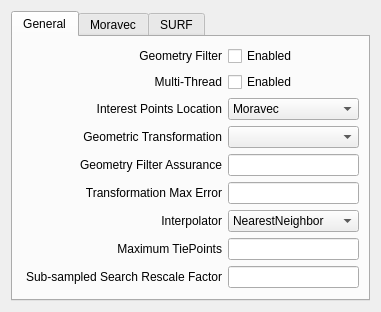
<?xml version="1.0" encoding="UTF-8"?>
<ui version="4.0">
 <class>TiePointLocatorParametersWidgetForm</class>
 <widget class="QWidget" name="TiePointLocatorParametersWidgetForm">
  <property name="geometry">
   <rect>
    <x>0</x>
    <y>0</y>
    <width>381</width>
    <height>285</height>
   </rect>
  </property>
  <property name="minimumSize">
   <size>
    <width>380</width>
    <height>0</height>
   </size>
  </property>
  <property name="windowTitle">
   <string>Tie Point Locator Parameters</string>
  </property>
  <layout class="QGridLayout" name="gridLayout_4">
   <item row="0" column="0">
    <widget class="QTabWidget" name="m_optionsTabWidget">
     <property name="sizePolicy">
      <sizepolicy hsizetype="MinimumExpanding" vsizetype="MinimumExpanding">
       <horstretch>0</horstretch>
       <verstretch>0</verstretch>
      </sizepolicy>
     </property>
     <property name="minimumSize">
      <size>
       <width>340</width>
       <height>0</height>
      </size>
     </property>
     <property name="currentIndex">
      <number>0</number>
     </property>
     <widget class="QWidget" name="tab_4">
      <attribute name="title">
       <string>General</string>
      </attribute>
      <layout class="QGridLayout" name="gridLayout_2">
       <item row="0" column="0">
        <widget class="QLabel" name="m_glLabel">
         <property name="minimumSize">
          <size>
           <width>200</width>
           <height>0</height>
          </size>
         </property>
         <property name="maximumSize">
          <size>
           <width>200</width>
           <height>16777215</height>
          </size>
         </property>
         <property name="toolTip">
          <string>Enable/disable the geometry filter/outliers remotion</string>
         </property>
         <property name="text">
          <string>Geometry Filter</string>
         </property>
         <property name="alignment">
          <set>Qt::AlignRight|Qt::AlignTrailing|Qt::AlignVCenter</set>
         </property>
        </widget>
       </item>
       <item row="0" column="1">
        <widget class="QCheckBox" name="m_enableGeometryFilterCheckBox">
         <property name="toolTip">
          <string>Enable/disable the geometry filter/outliers remotion</string>
         </property>
         <property name="text">
          <string>Enabled</string>
         </property>
        </widget>
       </item>
       <item row="1" column="0">
        <widget class="QLabel" name="m_mtLabel">
         <property name="minimumSize">
          <size>
           <width>200</width>
           <height>0</height>
          </size>
         </property>
         <property name="maximumSize">
          <size>
           <width>200</width>
           <height>16777215</height>
          </size>
         </property>
         <property name="toolTip">
          <string>Enable/Disable the use of multi-threads</string>
         </property>
         <property name="text">
          <string>Multi-Thread</string>
         </property>
         <property name="alignment">
          <set>Qt::AlignRight|Qt::AlignTrailing|Qt::AlignVCenter</set>
         </property>
        </widget>
       </item>
       <item row="1" column="1">
        <widget class="QCheckBox" name="m_enableMultiThreadCheckBox">
         <property name="toolTip">
          <string>Enable/Disable the use of multi-threads</string>
         </property>
         <property name="text">
          <string>Enabled</string>
         </property>
        </widget>
       </item>
       <item row="2" column="0">
        <widget class="QLabel" name="m_iplLabel">
         <property name="minimumSize">
          <size>
           <width>200</width>
           <height>0</height>
          </size>
         </property>
         <property name="maximumSize">
          <size>
           <width>200</width>
           <height>16777215</height>
          </size>
         </property>
         <property name="text">
          <string>Interest Points Location</string>
         </property>
         <property name="alignment">
          <set>Qt::AlignRight|Qt::AlignTrailing|Qt::AlignVCenter</set>
         </property>
        </widget>
       </item>
       <item row="2" column="1">
        <widget class="QComboBox" name="m_interesPointsLocationStrategyComboBox">
         <item>
          <property name="text">
           <string>Moravec</string>
          </property>
         </item>
         <item>
          <property name="text">
           <string>SURF</string>
          </property>
         </item>
        </widget>
       </item>
       <item row="3" column="0">
        <widget class="QLabel" name="m_gtLabel">
         <property name="minimumSize">
          <size>
           <width>200</width>
           <height>0</height>
          </size>
         </property>
         <property name="maximumSize">
          <size>
           <width>200</width>
           <height>16777215</height>
          </size>
         </property>
         <property name="text">
          <string>Geometric Transformation</string>
         </property>
         <property name="alignment">
          <set>Qt::AlignRight|Qt::AlignTrailing|Qt::AlignVCenter</set>
         </property>
        </widget>
       </item>
       <item row="3" column="1">
        <widget class="QComboBox" name="m_geomTransfNameComboBox"/>
       </item>
       <item row="4" column="0">
        <widget class="QLabel" name="label_5">
         <property name="minimumSize">
          <size>
           <width>200</width>
           <height>0</height>
          </size>
         </property>
         <property name="maximumSize">
          <size>
           <width>200</width>
           <height>16777215</height>
          </size>
         </property>
         <property name="toolTip">
          <string>Geometry assurance (the error-free selection percent assurance) - valid range (0-1) - Use 0-zero to let this number be automatically found.</string>
         </property>
         <property name="text">
          <string>Geometry Filter Assurance</string>
         </property>
         <property name="alignment">
          <set>Qt::AlignRight|Qt::AlignTrailing|Qt::AlignVCenter</set>
         </property>
        </widget>
       </item>
       <item row="4" column="1">
        <widget class="QLineEdit" name="m_geometryFilterAssuranceLineEdit">
         <property name="toolTip">
          <string>Geometry assurance (the error-free selection percent assurance) - valid range (0-1) - Use 0-zero to let this number be automatically found.</string>
         </property>
        </widget>
       </item>
       <item row="5" column="0">
        <widget class="QLabel" name="label_17">
         <property name="minimumSize">
          <size>
           <width>200</width>
           <height>0</height>
          </size>
         </property>
         <property name="maximumSize">
          <size>
           <width>200</width>
           <height>16777215</height>
          </size>
         </property>
         <property name="toolTip">
          <string>The maximum allowed transformation error (pixel units)</string>
         </property>
         <property name="text">
          <string>Transformation Max Error</string>
         </property>
         <property name="alignment">
          <set>Qt::AlignRight|Qt::AlignTrailing|Qt::AlignVCenter</set>
         </property>
        </widget>
       </item>
       <item row="5" column="1">
        <widget class="QLineEdit" name="m_geomTransfMaxErrorLineEdit">
         <property name="toolTip">
          <string>The maximum allowed transformation error (pixel units)</string>
         </property>
        </widget>
       </item>
       <item row="6" column="0">
        <widget class="QLabel" name="m_interLabel">
         <property name="minimumSize">
          <size>
           <width>200</width>
           <height>0</height>
          </size>
         </property>
         <property name="maximumSize">
          <size>
           <width>200</width>
           <height>16777215</height>
          </size>
         </property>
         <property name="toolTip">
          <string>The raster interpolator method</string>
         </property>
         <property name="text">
          <string>Interpolator</string>
         </property>
         <property name="alignment">
          <set>Qt::AlignRight|Qt::AlignTrailing|Qt::AlignVCenter</set>
         </property>
        </widget>
       </item>
       <item row="6" column="1">
        <widget class="QComboBox" name="m_interpMethodComboBox">
         <property name="toolTip">
          <string>The raster interpolator method</string>
         </property>
         <item>
          <property name="text">
           <string>NearestNeighbor</string>
          </property>
         </item>
         <item>
          <property name="text">
           <string>Bilinear</string>
          </property>
         </item>
         <item>
          <property name="text">
           <string>Bicubic</string>
          </property>
         </item>
        </widget>
       </item>
       <item row="7" column="0">
        <widget class="QLabel" name="label_19">
         <property name="minimumSize">
          <size>
           <width>200</width>
           <height>0</height>
          </size>
         </property>
         <property name="maximumSize">
          <size>
           <width>200</width>
           <height>16777215</height>
          </size>
         </property>
         <property name="toolTip">
          <string>The maximum number of tie-points to generate (0 - Automatically found)</string>
         </property>
         <property name="text">
          <string>Maximum TiePoints</string>
         </property>
         <property name="alignment">
          <set>Qt::AlignRight|Qt::AlignTrailing|Qt::AlignVCenter</set>
         </property>
        </widget>
       </item>
       <item row="7" column="1">
        <widget class="QLineEdit" name="m_maxTiePointsLineEdit">
         <property name="toolTip">
          <string>The maximum number of tie-points to generate (0 - Automatically found)</string>
         </property>
        </widget>
       </item>
       <item row="8" column="0">
        <widget class="QLabel" name="label_30">
         <property name="minimumSize">
          <size>
           <width>200</width>
           <height>0</height>
          </size>
         </property>
         <property name="maximumSize">
          <size>
           <width>200</width>
           <height>16777215</height>
          </size>
         </property>
         <property name="toolTip">
          <string>The maximum number of tie-points to generate (0 - Automatically found)</string>
         </property>
         <property name="text">
          <string>Sub-sampled Search Rescale Factor</string>
         </property>
         <property name="alignment">
          <set>Qt::AlignRight|Qt::AlignTrailing|Qt::AlignVCenter</set>
         </property>
        </widget>
       </item>
       <item row="8" column="1">
        <widget class="QLineEdit" name="m_rescaleFactorLineEdit">
         <property name="toolTip">
          <string>Sub-sampled optimization tie-points search rescale factor ( 1 - subsample optimization disabled, valid range: non-zero positive values)</string>
         </property>
        </widget>
       </item>
      </layout>
     </widget>
     <widget class="QWidget" name="tab_5">
      <attribute name="title">
       <string>Moravec</string>
      </attribute>
      <layout class="QGridLayout" name="gridLayout_3">
       <item row="3" column="0">
        <widget class="QLabel" name="label_22">
         <property name="minimumSize">
          <size>
           <width>200</width>
           <height>0</height>
          </size>
         </property>
         <property name="maximumSize">
          <size>
           <width>200</width>
           <height>16777215</height>
          </size>
         </property>
         <property name="toolTip">
          <string>The Moravec window width used to locate canditate tie-points (minimum 3)</string>
         </property>
         <property name="text">
          <string>Moravec Window Width</string>
         </property>
         <property name="alignment">
          <set>Qt::AlignRight|Qt::AlignTrailing|Qt::AlignVCenter</set>
         </property>
        </widget>
       </item>
       <item row="1" column="1">
        <widget class="QLineEdit" name="m_gaussianFilterIterationsLineEdit">
         <property name="toolTip">
          <string>The number of noise Gaussin iterations, when applicable (used to remove image noise, zero will disable the Gaussian Filter)</string>
         </property>
        </widget>
       </item>
       <item row="2" column="1">
        <widget class="QLineEdit" name="m_minAbsCorrelationLineEdit">
         <property name="toolTip">
          <string>The minimum acceptable absolute correlation value when matching features (valid range: [0,1])</string>
         </property>
        </widget>
       </item>
       <item row="3" column="1">
        <widget class="QLineEdit" name="m_moravecWindowWidthLineEdit">
         <property name="toolTip">
          <string>The Moravec window width used to locate canditate tie-points (minimum 3)</string>
         </property>
        </widget>
       </item>
       <item row="0" column="1">
        <widget class="QLineEdit" name="m_correlationWindowWidthLineEdit">
         <property name="toolTip">
          <string>The correlation window width used to correlate points between the images (minimum 3)</string>
         </property>
        </widget>
       </item>
       <item row="1" column="0">
        <widget class="QLabel" name="label_20">
         <property name="minimumSize">
          <size>
           <width>200</width>
           <height>0</height>
          </size>
         </property>
         <property name="maximumSize">
          <size>
           <width>200</width>
           <height>16777215</height>
          </size>
         </property>
         <property name="toolTip">
          <string>The number of noise Gaussin iterations, when applicable (used to remove image noise, zero will disable the Gaussian Filter)</string>
         </property>
         <property name="text">
          <string>Gaussian Filter Iterations</string>
         </property>
         <property name="alignment">
          <set>Qt::AlignRight|Qt::AlignTrailing|Qt::AlignVCenter</set>
         </property>
        </widget>
       </item>
       <item row="2" column="0">
        <widget class="QLabel" name="label_21">
         <property name="minimumSize">
          <size>
           <width>200</width>
           <height>0</height>
          </size>
         </property>
         <property name="maximumSize">
          <size>
           <width>200</width>
           <height>16777215</height>
          </size>
         </property>
         <property name="toolTip">
          <string>The minimum acceptable absolute correlation value when matching features (valid range: [0,1])</string>
         </property>
         <property name="text">
          <string>Minimum Correlation</string>
         </property>
         <property name="alignment">
          <set>Qt::AlignRight|Qt::AlignTrailing|Qt::AlignVCenter</set>
         </property>
        </widget>
       </item>
       <item row="0" column="0">
        <widget class="QLabel" name="label">
         <property name="minimumSize">
          <size>
           <width>200</width>
           <height>0</height>
          </size>
         </property>
         <property name="maximumSize">
          <size>
           <width>200</width>
           <height>16777215</height>
          </size>
         </property>
         <property name="toolTip">
          <string>The correlation window width used to correlate points between the images (minimum 3)</string>
         </property>
         <property name="text">
          <string>Correlation Window Width</string>
         </property>
         <property name="alignment">
          <set>Qt::AlignRight|Qt::AlignTrailing|Qt::AlignVCenter</set>
         </property>
        </widget>
       </item>
       <item row="4" column="0" colspan="2">
        <spacer name="verticalSpacer">
         <property name="orientation">
          <enum>Qt::Vertical</enum>
         </property>
         <property name="sizeHint" stdset="0">
          <size>
           <width>20</width>
           <height>40</height>
          </size>
         </property>
        </spacer>
       </item>
      </layout>
     </widget>
     <widget class="QWidget" name="tab_6">
      <attribute name="title">
       <string>SURF</string>
      </attribute>
      <layout class="QGridLayout" name="gridLayout">
       <item row="0" column="0">
        <widget class="QLabel" name="label_23">
         <property name="minimumSize">
          <size>
           <width>200</width>
           <height>0</height>
          </size>
         </property>
         <property name="maximumSize">
          <size>
           <width>200</width>
           <height>16777215</height>
          </size>
         </property>
         <property name="toolTip">
          <string>The maximum acceptable euclidean distance when matching features (when applicable), valid range: [0,1]</string>
         </property>
         <property name="text">
          <string>Maximum Euclidean Distance</string>
         </property>
         <property name="alignment">
          <set>Qt::AlignRight|Qt::AlignTrailing|Qt::AlignVCenter</set>
         </property>
        </widget>
       </item>
       <item row="0" column="1">
        <widget class="QLineEdit" name="m_maxNormEuclideanDistLineEdit">
         <property name="toolTip">
          <string>The maximum acceptable euclidean distance when matching features (when applicable), valid range: [0,1]</string>
         </property>
        </widget>
       </item>
       <item row="1" column="0">
        <widget class="QLabel" name="label_24">
         <property name="minimumSize">
          <size>
           <width>200</width>
           <height>0</height>
          </size>
         </property>
         <property name="maximumSize">
          <size>
           <width>200</width>
           <height>16777215</height>
          </size>
         </property>
         <property name="toolTip">
          <string>The number of octaves to generate (Minimum: 1)</string>
         </property>
         <property name="text">
          <string>Octaves Number</string>
         </property>
         <property name="alignment">
          <set>Qt::AlignRight|Qt::AlignTrailing|Qt::AlignVCenter</set>
         </property>
        </widget>
       </item>
       <item row="1" column="1">
        <widget class="QLineEdit" name="m_octavesNumberLineEdit">
         <property name="toolTip">
          <string>The number of octaves to generate (Minimum: 1)</string>
         </property>
        </widget>
       </item>
       <item row="2" column="0">
        <widget class="QLabel" name="label_25">
         <property name="minimumSize">
          <size>
           <width>200</width>
           <height>0</height>
          </size>
         </property>
         <property name="maximumSize">
          <size>
           <width>200</width>
           <height>16777215</height>
          </size>
         </property>
         <property name="toolTip">
          <string>The number of sub-sampling scales to generate (minimum:3)</string>
         </property>
         <property name="text">
          <string>Scales Number</string>
         </property>
         <property name="alignment">
          <set>Qt::AlignRight|Qt::AlignTrailing|Qt::AlignVCenter</set>
         </property>
        </widget>
       </item>
       <item row="2" column="1">
        <widget class="QLineEdit" name="m_scalesNumberLineEdit">
         <property name="toolTip">
          <string>The number of sub-sampling scales to generate (minimum:3)</string>
         </property>
        </widget>
       </item>
       <item row="3" column="0" colspan="2">
        <spacer name="verticalSpacer_2">
         <property name="orientation">
          <enum>Qt::Vertical</enum>
         </property>
         <property name="sizeHint" stdset="0">
          <size>
           <width>20</width>
           <height>40</height>
          </size>
         </property>
        </spacer>
       </item>
      </layout>
     </widget>
    </widget>
   </item>
  </layout>
 </widget>
 <tabstops>
  <tabstop>m_optionsTabWidget</tabstop>
  <tabstop>m_enableGeometryFilterCheckBox</tabstop>
  <tabstop>m_enableMultiThreadCheckBox</tabstop>
  <tabstop>m_interesPointsLocationStrategyComboBox</tabstop>
  <tabstop>m_geomTransfNameComboBox</tabstop>
  <tabstop>m_geometryFilterAssuranceLineEdit</tabstop>
  <tabstop>m_geomTransfMaxErrorLineEdit</tabstop>
  <tabstop>m_interpMethodComboBox</tabstop>
  <tabstop>m_maxTiePointsLineEdit</tabstop>
  <tabstop>m_rescaleFactorLineEdit</tabstop>
  <tabstop>m_correlationWindowWidthLineEdit</tabstop>
  <tabstop>m_gaussianFilterIterationsLineEdit</tabstop>
  <tabstop>m_minAbsCorrelationLineEdit</tabstop>
  <tabstop>m_moravecWindowWidthLineEdit</tabstop>
  <tabstop>m_maxNormEuclideanDistLineEdit</tabstop>
  <tabstop>m_octavesNumberLineEdit</tabstop>
  <tabstop>m_scalesNumberLineEdit</tabstop>
 </tabstops>
 <resources/>
 <connections/>
</ui>
